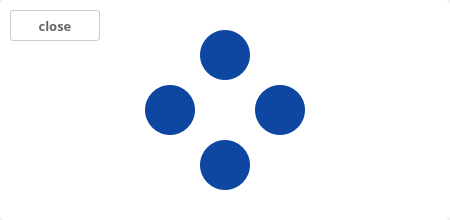
<?xml version="1.0" encoding="UTF-8"?>
<ui version="4.0">
 <class>MaintenanceWidget</class>
 <widget class="QWidget" name="MaintenanceWidget">
  <property name="geometry">
   <rect>
    <x>0</x>
    <y>0</y>
    <width>450</width>
    <height>220</height>
   </rect>
  </property>
  <property name="sizePolicy">
   <sizepolicy hsizetype="Preferred" vsizetype="Preferred">
    <horstretch>0</horstretch>
    <verstretch>0</verstretch>
   </sizepolicy>
  </property>
  <property name="minimumSize">
   <size>
    <width>0</width>
    <height>0</height>
   </size>
  </property>
  <property name="windowTitle">
   <string>Form</string>
  </property>
  <property name="styleSheet">
   <string notr="true"/>
  </property>
  <property name="windowFilePath">
   <string/>
  </property>
  <layout class="QVBoxLayout" name="verticalLayout">
   <property name="spacing">
    <number>0</number>
   </property>
   <property name="leftMargin">
    <number>0</number>
   </property>
   <property name="topMargin">
    <number>0</number>
   </property>
   <property name="rightMargin">
    <number>0</number>
   </property>
   <property name="bottomMargin">
    <number>0</number>
   </property>
   <item>
    <widget class="QFrame" name="frame">
     <property name="styleSheet">
      <string notr="true">background-color: rgb(255, 255, 255);
border:1px;
border-radius:5px</string>
     </property>
     <property name="frameShape">
      <enum>QFrame::NoFrame</enum>
     </property>
     <property name="frameShadow">
      <enum>QFrame::Raised</enum>
     </property>
     <layout class="QHBoxLayout" name="horizontalLayout">
      <property name="spacing">
       <number>0</number>
      </property>
      <property name="leftMargin">
       <number>0</number>
      </property>
      <property name="topMargin">
       <number>0</number>
      </property>
      <property name="rightMargin">
       <number>0</number>
      </property>
      <property name="bottomMargin">
       <number>0</number>
      </property>
      <item>
       <widget class="QFrame" name="frame_3">
        <property name="sizePolicy">
         <sizepolicy hsizetype="Fixed" vsizetype="Fixed">
          <horstretch>0</horstretch>
          <verstretch>0</verstretch>
         </sizepolicy>
        </property>
        <property name="minimumSize">
         <size>
          <width>120</width>
          <height>220</height>
         </size>
        </property>
        <property name="maximumSize">
         <size>
          <width>100</width>
          <height>16777215</height>
         </size>
        </property>
        <property name="frameShape">
         <enum>QFrame::NoFrame</enum>
        </property>
        <property name="frameShadow">
         <enum>QFrame::Raised</enum>
        </property>
        <widget class="QPushButton" name="CloseButton">
         <property name="geometry">
          <rect>
           <x>10</x>
           <y>10</y>
           <width>90</width>
           <height>31</height>
          </rect>
         </property>
         <property name="sizePolicy">
          <sizepolicy hsizetype="Fixed" vsizetype="Fixed">
           <horstretch>0</horstretch>
           <verstretch>0</verstretch>
          </sizepolicy>
         </property>
         <property name="font">
          <font>
           <family>Yu Gothic</family>
           <pointsize>10</pointsize>
           <weight>75</weight>
           <bold>true</bold>
           <kerning>false</kerning>
          </font>
         </property>
         <property name="cursor">
          <cursorShape>PointingHandCursor</cursorShape>
         </property>
         <property name="toolTip">
          <string/>
         </property>
         <property name="autoFillBackground">
          <bool>false</bool>
         </property>
         <property name="styleSheet">
          <string notr="true">QPushButton
{
	border:1px solid #CCCCCC;
	border-radius:3px;
	color:#666;
}
QPushButton:hover
{
	background-color:#f8f8f8;
	border:1px solid #bfbfbf;
	border-radius:3px;
	color:#666;
}
QPushButton:pressed
{
	background-color:#f0f0f0;
	border:1px solid #bfbfbf;
	border-radius:3px;
	color:#666;
}</string>
         </property>
         <property name="text">
          <string>close</string>
         </property>
         <property name="iconSize">
          <size>
           <width>24</width>
           <height>24</height>
          </size>
         </property>
         <property name="flat">
          <bool>true</bool>
         </property>
        </widget>
        <zorder>CloseButton</zorder>
        <zorder>CloseButton</zorder>
       </widget>
      </item>
      <item>
       <spacer name="horizontalSpacer">
        <property name="minimumSize">
         <size>
          <width>0</width>
          <height>200</height>
         </size>
        </property>
        <property name="orientation">
         <enum>Qt::Horizontal</enum>
        </property>
        <property name="sizeHint" stdset="0">
         <size>
          <width>40</width>
          <height>20</height>
         </size>
        </property>
       </spacer>
      </item>
      <item>
       <widget class="QFrame" name="frame_4">
        <property name="sizePolicy">
         <sizepolicy hsizetype="Fixed" vsizetype="Fixed">
          <horstretch>0</horstretch>
          <verstretch>0</verstretch>
         </sizepolicy>
        </property>
        <property name="minimumSize">
         <size>
          <width>160</width>
          <height>160</height>
         </size>
        </property>
        <property name="frameShape">
         <enum>QFrame::NoFrame</enum>
        </property>
        <property name="frameShadow">
         <enum>QFrame::Raised</enum>
        </property>
        <widget class="QPushButton" name="MoveLeftButton">
         <property name="geometry">
          <rect>
           <x>0</x>
           <y>55</y>
           <width>50</width>
           <height>50</height>
          </rect>
         </property>
         <property name="cursor">
          <cursorShape>PointingHandCursor</cursorShape>
         </property>
         <property name="styleSheet">
          <string notr="true">QPushButton
{
	background-color:#0D47A1;
	border-width:1px;
	border-radius:25px;
	color:white;
}
QPushButton:hover
{
	background-color:#0B3E8C;
	border-width:1px;
	border-radius:25px;
	color:white;
}
QPushButton:pressed
{
	background-color:#0A3880;
	border-width:1px;
	border-radius:25px;
	color:white;
}</string>
         </property>
         <property name="text">
          <string/>
         </property>
         <property name="icon">
          <iconset resource="../../../rc.qrc">
           <normaloff>:/uiIcon/src/ui/resource/icon/ic_arrow_back_white_24dp.png</normaloff>:/uiIcon/src/ui/resource/icon/ic_arrow_back_white_24dp.png</iconset>
         </property>
         <property name="iconSize">
          <size>
           <width>24</width>
           <height>24</height>
          </size>
         </property>
         <property name="autoRepeat">
          <bool>true</bool>
         </property>
        </widget>
        <widget class="QPushButton" name="MoveUpButton">
         <property name="geometry">
          <rect>
           <x>55</x>
           <y>0</y>
           <width>50</width>
           <height>50</height>
          </rect>
         </property>
         <property name="sizePolicy">
          <sizepolicy hsizetype="Fixed" vsizetype="Fixed">
           <horstretch>0</horstretch>
           <verstretch>0</verstretch>
          </sizepolicy>
         </property>
         <property name="cursor">
          <cursorShape>PointingHandCursor</cursorShape>
         </property>
         <property name="styleSheet">
          <string notr="true">QPushButton
{
	background-color:#0D47A1;
	border-width:1px;
	border-radius:25px;
	color:white;
}
QPushButton:hover
{
	background-color:#0B3E8C;
	border-width:1px;
	border-radius:25px;
	color:white;
}
QPushButton:pressed
{
	background-color:#0A3880;
	border-width:1px;
	border-radius:25px;
	color:white;
}</string>
         </property>
         <property name="text">
          <string/>
         </property>
         <property name="icon">
          <iconset resource="../../../rc.qrc">
           <normaloff>:/uiIcon/src/ui/resource/icon/ic_arrow_upward_white_24dp.png</normaloff>:/uiIcon/src/ui/resource/icon/ic_arrow_upward_white_24dp.png</iconset>
         </property>
         <property name="iconSize">
          <size>
           <width>24</width>
           <height>24</height>
          </size>
         </property>
         <property name="autoRepeat">
          <bool>true</bool>
         </property>
        </widget>
        <widget class="QPushButton" name="MoveRightButton">
         <property name="geometry">
          <rect>
           <x>110</x>
           <y>55</y>
           <width>50</width>
           <height>50</height>
          </rect>
         </property>
         <property name="cursor">
          <cursorShape>PointingHandCursor</cursorShape>
         </property>
         <property name="styleSheet">
          <string notr="true">QPushButton
{
	background-color:#0D47A1;
	border-width:1px;
	border-radius:25px;
	color:white;
}
QPushButton:hover
{
	background-color:#0B3E8C;
	border-width:1px;
	border-radius:25px;
	color:white;
}
QPushButton:pressed
{
	background-color:#0A3880;
	border-width:1px;
	border-radius:25px;
	color:white;
}</string>
         </property>
         <property name="text">
          <string/>
         </property>
         <property name="icon">
          <iconset resource="../../../rc.qrc">
           <normaloff>:/uiIcon/src/ui/resource/icon/ic_arrow_forward_white_24dp.png</normaloff>:/uiIcon/src/ui/resource/icon/ic_arrow_forward_white_24dp.png</iconset>
         </property>
         <property name="iconSize">
          <size>
           <width>24</width>
           <height>24</height>
          </size>
         </property>
         <property name="autoRepeat">
          <bool>true</bool>
         </property>
        </widget>
        <widget class="QPushButton" name="MoveDownButton">
         <property name="geometry">
          <rect>
           <x>55</x>
           <y>110</y>
           <width>50</width>
           <height>50</height>
          </rect>
         </property>
         <property name="cursor">
          <cursorShape>PointingHandCursor</cursorShape>
         </property>
         <property name="styleSheet">
          <string notr="true">QPushButton
{
	background-color:#0D47A1;
	border-width:1px;
	border-radius:25px;
	color:white;
}
QPushButton:hover
{
	background-color:#0B3E8C;
	border-width:1px;
	border-radius:25px;
	color:white;
}
QPushButton:pressed
{
	background-color:#0A3880;
	border-width:1px;
	border-radius:25px;
	color:white;
}</string>
         </property>
         <property name="text">
          <string/>
         </property>
         <property name="icon">
          <iconset resource="../../../rc.qrc">
           <normaloff>:/uiIcon/src/ui/resource/icon/ic_arrow_downward_white_24dp.png</normaloff>:/uiIcon/src/ui/resource/icon/ic_arrow_downward_white_24dp.png</iconset>
         </property>
         <property name="iconSize">
          <size>
           <width>24</width>
           <height>24</height>
          </size>
         </property>
         <property name="autoRepeat">
          <bool>true</bool>
         </property>
        </widget>
       </widget>
      </item>
      <item>
       <spacer name="horizontalSpacer_2">
        <property name="minimumSize">
         <size>
          <width>0</width>
          <height>200</height>
         </size>
        </property>
        <property name="orientation">
         <enum>Qt::Horizontal</enum>
        </property>
        <property name="sizeHint" stdset="0">
         <size>
          <width>40</width>
          <height>20</height>
         </size>
        </property>
       </spacer>
      </item>
      <item>
       <widget class="QFrame" name="frame_5">
        <property name="sizePolicy">
         <sizepolicy hsizetype="Fixed" vsizetype="Fixed">
          <horstretch>0</horstretch>
          <verstretch>0</verstretch>
         </sizepolicy>
        </property>
        <property name="minimumSize">
         <size>
          <width>120</width>
          <height>220</height>
         </size>
        </property>
        <property name="maximumSize">
         <size>
          <width>100</width>
          <height>16777215</height>
         </size>
        </property>
        <property name="frameShape">
         <enum>QFrame::NoFrame</enum>
        </property>
        <property name="frameShadow">
         <enum>QFrame::Raised</enum>
        </property>
       </widget>
      </item>
     </layout>
    </widget>
   </item>
   <item>
    <spacer name="verticalSpacer">
     <property name="orientation">
      <enum>Qt::Vertical</enum>
     </property>
     <property name="sizeHint" stdset="0">
      <size>
       <width>20</width>
       <height>40</height>
      </size>
     </property>
    </spacer>
   </item>
  </layout>
 </widget>
 <resources>
  <include location="../../../rc.qrc"/>
 </resources>
 <connections/>
</ui>
